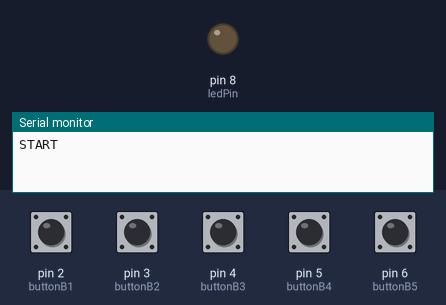
This sketch was run on a simulated Arduino Uno, built with avr-gcc and run on an emulated ATmega328P. Parts: output pins drawn as LEDs (lit = HIGH), the last lines printed to the serial monitor. The inputs (shaded band) are chosen by the test bench; at power-on: pin 2 (buttonB1), pin 3 (buttonB2), pin 4 (buttonB3), pin 5 (buttonB4), pin 6 (buttonB5) LOW.

Above: at 1.8 s.
1.9 s: pin 2 (buttonB1) pulled HIGH for 0.6 s
At 2.4 s:
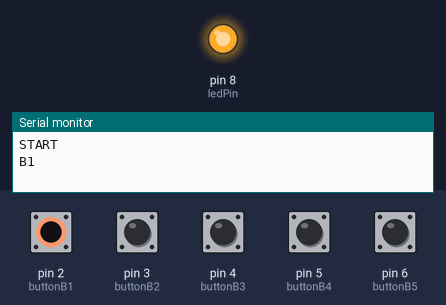
Timing chart, 0 to 4.9 s (numbered marks = the images above; inputs shaded):
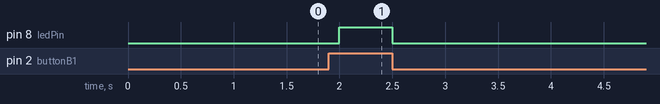

The sketch:

Button.ino
```cpp
//Codigo en el IDE de Arduino, con las acciones en los botonesy respuesta co la LED:

// las constantes no cambiarán. Se utilizan aquí para establecer números pin:
const int buttonB1 = 2;
const int buttonB2 = 3;     // el pin donde se icieron las conecciones em la proto
const int buttonB3 = 4;
const int buttonB4 = 5;
const int buttonB5 = 6;
const int ledPin =  8;      // el pin donde se establecio la coneccion en la proto


// variables cambian a un valor:
int btnB1State = 0;         // variables que corresponden a los botones
int btnB2State = 0;
int btnB3State = 0;
int btnB4State = 0;
int btnB5State = 0;

void setup() {
  // Inicicia el Led como un output:
  pinMode(ledPin, OUTPUT);

  //Inician los botones como un input:
  pinMode(buttonB1, INPUT);
  pinMode(buttonB2, INPUT);
  pinMode(buttonB3, INPUT);
  pinMode(buttonB4, INPUT);
  pinMode(buttonB5,INPUT);
  Serial.begin(9600);
  Serial.println("START");
}

void loop() {
  // leer el estado del valor del pulsador:
  btnB1State = digitalRead(buttonB1);
  btnB2State = digitalRead(buttonB2);
  btnB3State = digitalRead(buttonB3);
  btnB4State = digitalRead(buttonB4);
  btnB5State = digitalRead(buttonB5);

  // comprobar si el pulsador está pulsado. Si es así, el estado del botón es  HIGH:
  if (btnB1State == HIGH) {

    // Enciende la LED:
    Serial.println("B1");
    digitalWrite(ledPin, HIGH);

  } else if (btnB2State == HIGH) {

     // Enciende la LED:
    Serial.println("B2");
    digitalWrite(ledPin, HIGH);
  }
  else if (btnB3State == HIGH) {

     // Enciende la LED:
    Serial.println("B3");
    digitalWrite(ledPin, HIGH);

  } else if (btnB4State == HIGH) {

     // Enciende la LED:
    Serial.println("B4");
    digitalWrite(ledPin, HIGH);

  }
  else if (btnB5State == HIGH) {

     // Enciende la LED:
    Serial.println("B5");
    digitalWrite(ledPin, HIGH);
 }
  else {

     // Enciende la LED:
    digitalWrite(ledPin, LOW);
  }
  delay(500);
}
```

Measured:
- after the input at 1.9 s, pin 8 (ledPin): LOW → HIGH after 0.10 s, → LOW 0.50 s later
